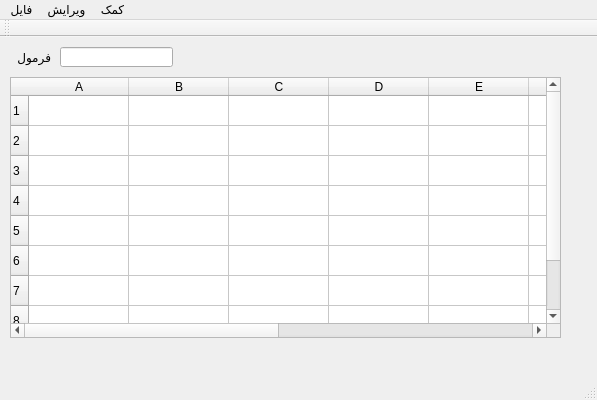
<?xml version="1.0" encoding="UTF-8"?>
<ui version="4.0">
 <class>MainWindow</class>
 <widget class="QMainWindow" name="MainWindow">
  <property name="geometry">
   <rect>
    <x>0</x>
    <y>0</y>
    <width>597</width>
    <height>400</height>
   </rect>
  </property>
  <property name="windowTitle">
   <string>Spreadsheet</string>
  </property>
  <widget class="QWidget" name="centralWidget">
   <widget class="QTableWidget" name="tableWidget">
    <property name="geometry">
     <rect>
      <x>10</x>
      <y>40</y>
      <width>551</width>
      <height>261</height>
     </rect>
    </property>
    <row>
     <property name="text">
      <string>1</string>
     </property>
    </row>
    <row>
     <property name="text">
      <string>2</string>
     </property>
    </row>
    <row>
     <property name="text">
      <string>3</string>
     </property>
    </row>
    <row>
     <property name="text">
      <string>4</string>
     </property>
    </row>
    <row>
     <property name="text">
      <string>5</string>
     </property>
    </row>
    <row>
     <property name="text">
      <string>6</string>
     </property>
    </row>
    <row>
     <property name="text">
      <string>7</string>
     </property>
    </row>
    <row>
     <property name="text">
      <string>8</string>
     </property>
    </row>
    <row>
     <property name="text">
      <string>10</string>
     </property>
    </row>
    <column>
     <property name="text">
      <string>A</string>
     </property>
    </column>
    <column>
     <property name="text">
      <string>B</string>
     </property>
    </column>
    <column>
     <property name="text">
      <string>C</string>
     </property>
    </column>
    <column>
     <property name="text">
      <string>D</string>
     </property>
    </column>
    <column>
     <property name="text">
      <string>E</string>
     </property>
    </column>
    <column>
     <property name="text">
      <string>F</string>
     </property>
    </column>
    <column>
     <property name="text">
      <string>G</string>
     </property>
    </column>
    <column>
     <property name="text">
      <string>H</string>
     </property>
    </column>
    <column>
     <property name="text">
      <string>I</string>
     </property>
    </column>
    <column>
     <property name="text">
      <string>J</string>
     </property>
    </column>
   </widget>
   <widget class="QLabel" name="label">
    <property name="geometry">
     <rect>
      <x>10</x>
      <y>10</y>
      <width>41</width>
      <height>20</height>
     </rect>
    </property>
    <property name="text">
     <string>فرمول</string>
    </property>
   </widget>
   <widget class="QLineEdit" name="lineEdit">
    <property name="geometry">
     <rect>
      <x>60</x>
      <y>10</y>
      <width>113</width>
      <height>20</height>
     </rect>
    </property>
   </widget>
  </widget>
  <widget class="QMenuBar" name="menuBar">
   <property name="geometry">
    <rect>
     <x>0</x>
     <y>0</y>
     <width>597</width>
     <height>21</height>
    </rect>
   </property>
   <widget class="QMenu" name="menu">
    <property name="title">
     <string>فایل</string>
    </property>
    <addaction name="action"/>
    <addaction name="action_2"/>
    <addaction name="separator"/>
    <addaction name="action_4"/>
   </widget>
   <widget class="QMenu" name="menu_2">
    <property name="title">
     <string>کمک</string>
    </property>
    <addaction name="action_5"/>
   </widget>
   <widget class="QMenu" name="menu_3">
    <property name="title">
     <string>ویرایش</string>
    </property>
    <addaction name="action_3"/>
    <addaction name="action_6"/>
   </widget>
   <addaction name="menu"/>
   <addaction name="menu_3"/>
   <addaction name="menu_2"/>
  </widget>
  <widget class="QToolBar" name="mainToolBar">
   <attribute name="toolBarArea">
    <enum>TopToolBarArea</enum>
   </attribute>
   <attribute name="toolBarBreak">
    <bool>false</bool>
   </attribute>
  </widget>
  <widget class="QStatusBar" name="statusBar"/>
  <action name="action">
   <property name="text">
    <string>باز کردن</string>
   </property>
  </action>
  <action name="action_2">
   <property name="text">
    <string>ذخیره کردن</string>
   </property>
  </action>
  <action name="action_4">
   <property name="text">
    <string>بستن</string>
   </property>
  </action>
  <action name="action_5">
   <property name="text">
    <string>درباره ی</string>
   </property>
  </action>
  <action name="action_3">
   <property name="text">
    <string>سطر جدید</string>
   </property>
  </action>
  <action name="action_6">
   <property name="text">
    <string>ستون جدید</string>
   </property>
  </action>
 </widget>
 <layoutdefault spacing="6" margin="11"/>
 <resources/>
 <connections/>
</ui>
